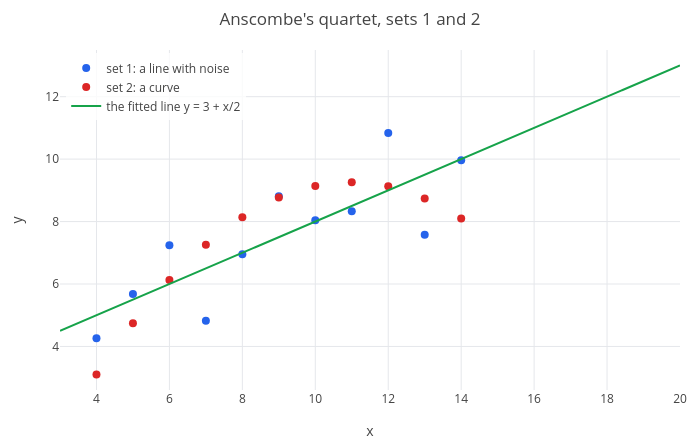
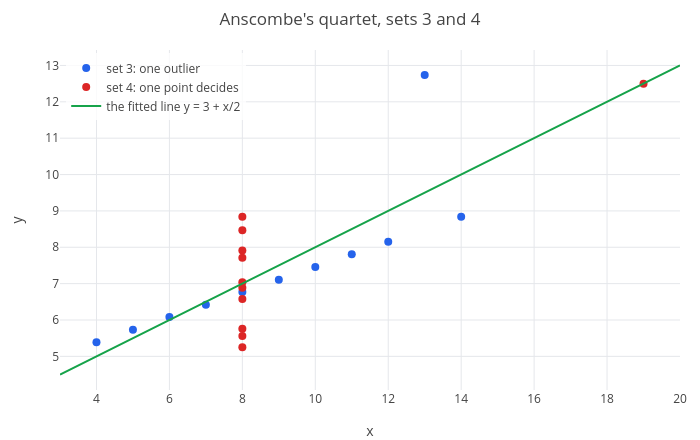

Notebook cell for these charts, in order:
### Markdown cell above
All four have mean 7.5, correlation 0.816 and line $y \approx 3 + x/2$. The pictures could hardly be more different:

### Code cell
p = scatter(x1, y1);
p = show(p, scatter(x1, y2));
p = show(p, plot(3 + x/2, x, 3, 20));
p = legend(p, "set 1: a line with noise", "set 2: a curve", "the fitted line y = 3 + x/2");
labels(title(p, "Anscombe's quartet, sets 1 and 2"), "x", "y")
p = scatter(x1, y3);
p = show(p, scatter(x4, y4));
p = show(p, plot(3 + x/2, x, 3, 20));
p = legend(p, "set 3: one outlier", "set 4: one point decides", "the fitted line y = 3 + x/2");
labels(title(p, "Anscombe's quartet, sets 3 and 4"), "x", "y")

### Figure 1 — Plotly figure (JSON) as saved in the notebook; plotly's stock layout.template omitted (floating-point values rounded to 4 significant figures; data arrays with more than 128 entries replaced by an {"elided": "..."} marker saying what was removed)
{"data": [{"marker": {"color": "#2563eb", "size": 8}, "mode": "markers", "name": "set 1: a line with noise", "type": "scatter", "x": [10, 8, 13, 9, 11, 14, 6, 4, 12, 7, 5], "y": [8.04, 6.95, 7.58, 8.81, 8.33, 9.96, 7.24, 4.26, 10.84, 4.82, 5.68]}, {"marker": {"color": "#dc2626", "size": 8}, "mode": "markers", "name": "set 2: a curve", "type": "scatter", "x": [10, 8, 13, 9, 11, 14, 6, 4, 12, 7, 5], "y": [9.14, 8.14, 8.74, 8.77, 9.26, 8.1, 6.13, 3.1, 9.13, 7.26, 4.74]}, {"line": {"color": "#16a34a", "width": 2}, "mode": "lines", "name": "the fitted line y = 3 + x/2", "type": "scatter", "x": {"elided": "402 float values"}, "y": {"elided": "402 float values"}}], "layout": {"height": 440, "legend": {"bgcolor": "rgba(255,255,255,0.8)", "x": 0.01, "xanchor": "left", "y": 0.99, "yanchor": "top"}, "margin": {"b": 50, "l": 60, "r": 20, "t": 50}, "showlegend": true, "title": {"text": "Anscombe's quartet, sets 1 and 2"}, "width": 700, "xaxis": {"range": [3, 20], "title": {"text": "x"}, "zeroline": true}, "yaxis": {"range": [2.605, 13.49], "title": {"text": "y"}, "zeroline": true}}}

### Figure 2 — Plotly figure (JSON) as saved in the notebook; plotly's stock layout.template omitted (floating-point values rounded to 4 significant figures; data arrays with more than 128 entries replaced by an {"elided": "..."} marker saying what was removed)
{"data": [{"marker": {"color": "#2563eb", "size": 8}, "mode": "markers", "name": "set 3: one outlier", "type": "scatter", "x": [10, 8, 13, 9, 11, 14, 6, 4, 12, 7, 5], "y": [7.46, 6.77, 12.74, 7.11, 7.81, 8.84, 6.08, 5.39, 8.15, 6.42, 5.73]}, {"marker": {"color": "#dc2626", "size": 8}, "mode": "markers", "name": "set 4: one point decides", "type": "scatter", "x": [8, 8, 8, 8, 8, 8, 8, 19, 8, 8, 8], "y": [6.58, 5.76, 7.71, 8.84, 8.47, 7.04, 5.25, 12.5, 5.56, 7.91, 6.89]}, {"line": {"color": "#16a34a", "width": 2}, "mode": "lines", "name": "the fitted line y = 3 + x/2", "type": "scatter", "x": {"elided": "402 float values"}, "y": {"elided": "402 float values"}}], "layout": {"height": 440, "legend": {"bgcolor": "rgba(255,255,255,0.8)", "x": 0.01, "xanchor": "left", "y": 0.99, "yanchor": "top"}, "margin": {"b": 50, "l": 60, "r": 20, "t": 50}, "showlegend": true, "title": {"text": "Anscombe's quartet, sets 3 and 4"}, "width": 700, "xaxis": {"range": [3, 20], "title": {"text": "x"}, "zeroline": true}, "yaxis": {"range": [4.075, 13.43], "title": {"text": "y"}, "zeroline": true}}}
